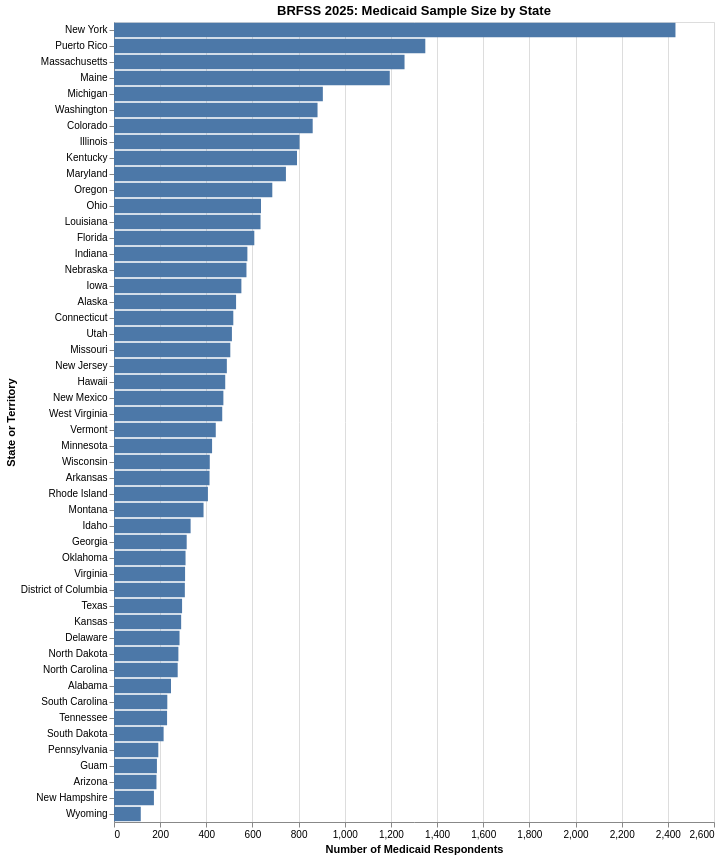

The notebook cell saved with this chart:
### Markdown cell above
##### 3.4.3.1 Visualization

### Code cell
alt.Chart(medicaid_counts).mark_bar().encode(
    x=alt.X("Count:Q", title="Number of Medicaid Respondents"),
    y=alt.Y("State:N", sort="-x", title="State or Territory"),
    tooltip=["State:N", "Count:Q"]
).properties(
    title="BRFSS 2025: Medicaid Sample Size by State",
    width=600,
    height=800
)

### Figure 1 — Vega-Lite specification as saved in the notebook (floating-point values rounded to 4 significant figures)
{"config": {"view": {"continuousWidth": 300, "continuousHeight": 300}}, "data": {"name": "data-17610b19808df49e97ce0a86db4484dc"}, "mark": {"type": "bar"}, "encoding": {"tooltip": [{"field": "State", "type": "nominal"}, {"field": "Count", "type": "quantitative"}], "x": {"field": "Count", "title": "Number of Medicaid Respondents", "type": "quantitative"}, "y": {"field": "State", "sort": "-x", "title": "State or Territory", "type": "nominal"}}, "height": 800, "title": "BRFSS 2025: Medicaid Sample Size by State", "width": 600, "$schema": "https://vega.github.io/schema/vega-lite/v6.1.0.json", "datasets": {"data-17610b19808df49e97ce0a86db4484dc": [{"State": "Washington", "Count": 882}, {"State": "New York", "Count": 2433}, {"State": "Minnesota", "Count": 425}, {"State": "Florida", "Count": 608}, {"State": "Maryland", "Count": 745}, {"State": "Maine", "Count": 1195}, {"State": "Wisconsin", "Count": 415}, {"State": "Utah", "Count": 511}, {"State": "Illinois", "Count": 804}, {"State": "Michigan", "Count": 905}, {"State": "Kansas", "Count": 291}, {"State": "Massachusetts", "Count": 1259}, {"State": "Colorado", "Count": 861}, {"State": "Ohio", "Count": 637}, {"State": "Iowa", "Count": 552}, {"State": "Kentucky", "Count": 793}, {"State": "Connecticut", "Count": 517}, {"State": "Hawaii", "Count": 482}, {"State": "Nebraska", "Count": 574}, {"State": "New Jersey", "Count": 489}, {"State": "Indiana", "Count": 578}, {"State": "Vermont", "Count": 441}, {"State": "Texas", "Count": 295}, {"State": "Georgia", "Count": 315}, {"State": "New Hampshire", "Count": 173}, {"State": "Missouri", "Count": 504}, {"State": "Montana", "Count": 388}, {"State": "Tennessee", "Count": 230}, {"State": "North Dakota", "Count": 279}, {"State": "Alaska", "Count": 529}, {"State": "Rhode Island", "Count": 407}, {"State": "Arizona", "Count": 184}, {"State": "Arkansas", "Count": 414}, {"State": "Virginia", "Count": 308}, {"State": "Louisiana", "Count": 635}, {"State": "Oregon", "Count": 686}, {"State": "Wyoming", "Count": 116}, {"State": "West Virginia", "Count": 469}, {"State": "Delaware", "Count": 284}, {"State": "Oklahoma", "Count": 310}, {"State": "Alabama", "Count": 247}, {"State": "South Carolina", "Count": 231}, {"State": "South Dakota", "Count": 215}, {"State": "Puerto Rico", "Count": 1349}, {"State": "Idaho", "Count": 332}, {"State": "North Carolina", "Count": 276}, {"State": "New Mexico", "Count": 474}, {"State": "Pennsylvania", "Count": 192}, {"State": "District of Columbia", "Count": 307}, {"State": "Guam", "Count": 186}]}}
